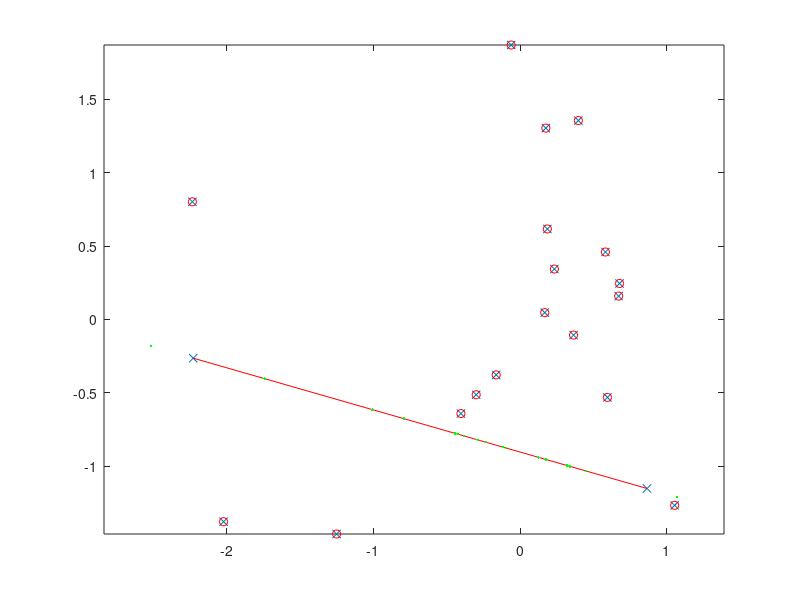

Recreate this plot in MATLAB.
close all;

D = 2; N = 20;
Q = randn(D,N);
plot(Q(1,:),Q(2,:),'x'); hold on; axis equal;

idxs = ceil(rand(1,2)*N);
A = Q(:,idxs(1)); B = Q(:,idxs(2));
plot(Q(1,idxs),Q(2,idxs),'r-');
Q(:,idxs) = [];

BA = B-A;
PP = ones(D,N-2);
P = sum( bsxfun( @times, bsxfun(@minus, Q, A), BA ), 1 );
for i = 1:length(P),
  plot(Q(1,i),Q(2,i),'ro');
  PP(:,i) = A + P(i)*(BA)/(norm(BA)^2);
  P(i)
  plot(PP(1,i),PP(2,i),'g.');
  pause;
end
